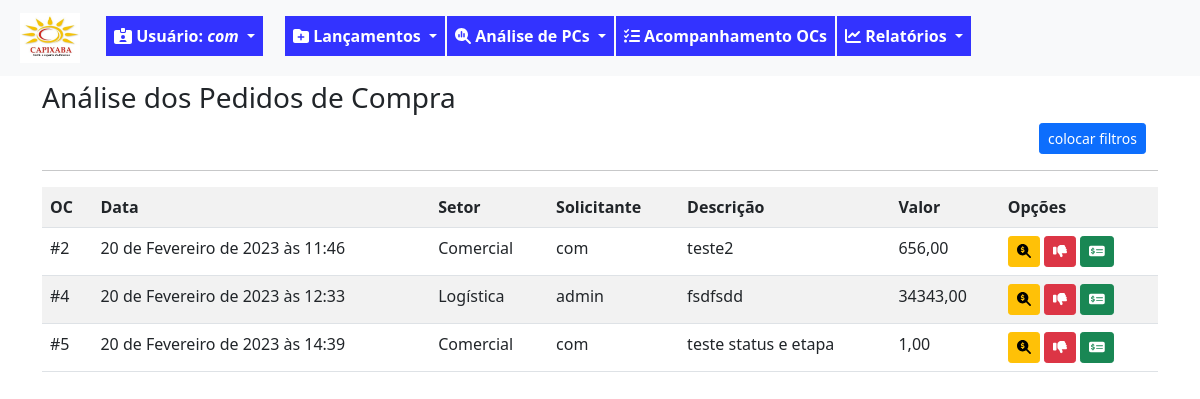
Before: /pc/analise/listar/ (signed in) with the older database file.
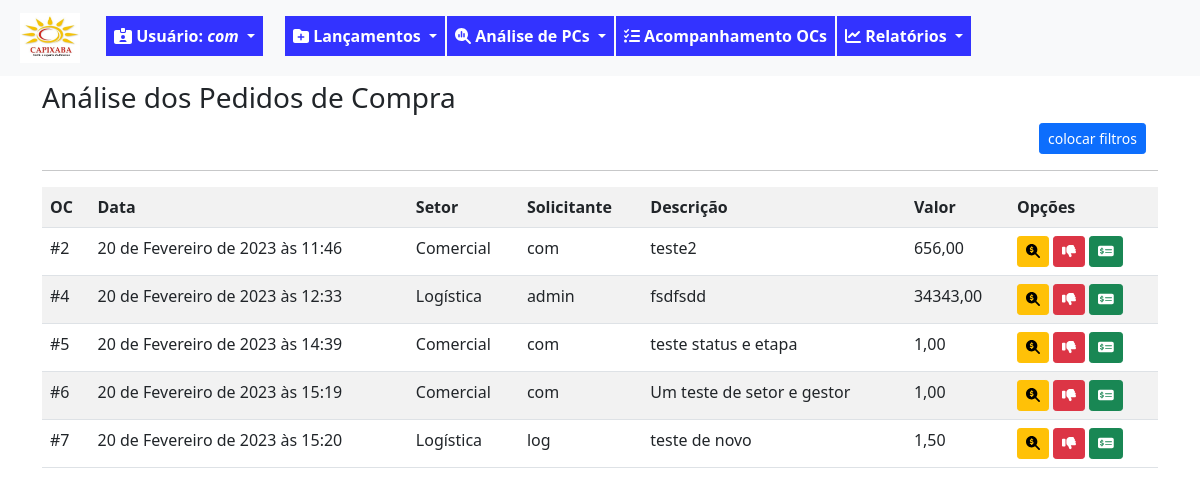
After: the same page with the newer database file.
### fluxo/models.py (models this page shows, shortened)
class PedidoCompra(models.Model):
    SOL = '1'
    APR = '2'
    FIS = '3'
    FIN = '4'
    FIM = '9'
    ETAPAS_CHOICES = [
        (SOL,'Solicitação'),
        (APR,'Aprovação'),
        (FIS,'Fiscal'),
        (FIN,'Financeiro'),
        (FIM,'Finalizada'),
    ]
    ABERTA = 'ABE'
    ANALISE = 'ANL'
    LIBERADA = 'LIB'
    NEGADA = 'NEG'
    CANCELADA = 'CAN'
    STATUS_CHOICES = [
        ('ABE','Aberta'),
        ('ANL','Análise'),
        ('LIB','Liberada'),
        ('NEG','Negada'),
        ('CAN','Cancelada'),
    ]
    data_solic = models.DateTimeField(verbose_name='Data da Solicitação', default=timezone.now)
    usuario_log = models.ForeignKey(User, on_delete=models.PROTECT, verbose_name='Usuário') #deixar este usuário, que herda do padrão django
    setor_oc = models.ForeignKey(Setor, on_delete=models.PROTECT, verbose_name='Setor')
    desc_solic = models.CharField(max_length=100, verbose_name='Descrição do pedido')
    motivo_solic = models.TextField(verbose_name='Motivo do pedido', max_length=1000, help_text='Escreva detalhes da solicitação')
    valor_solic = models.DecimalField(max_digits=9, decimal_places=2, verbose_name='Valor Solicitado')
    anexos = models.FileField(upload_to=anexar_em, blank=True, null=True)  # verificar melhor como se configura, inclusive a constante MEDDIA_ROOT
    data_aprov = models.DateTimeField(verbose_name='Aprovação Diretoria', blank=True, null=True)
    motivo_aprov = models.TextField(verbose_name='Motivo Aprovação', blank=True, max_length=1000, help_text='Escreva detalhes da devolutiva')
    valor_aprov = models.DecimalField(verbose_name='Valor Aprovado', max_digits=9, decimal_places=2, blank=True, null=True)
    data_fin = models.DateTimeField(verbose_name='Liberação Financeiro', blank=True, null=True)
    motivo_fin = models.TextField(verbose_name='Motivo Financeiro', max_length=1000, blank=True, help_text='Escreva detalhes da devolutiva')
    data_fis = models.DateTimeField(verbose_name='Liberação Fiscal', blank=True, null=True)
    motivo_fis = models.TextField(verbose_name='Motivo Fiscal', max_length=1000, blank=True, null=True, help_text='Escreva detalhes da devolutiva')
    etapa_oc = models.CharField(verbose_name='Etapa', choices=ETAPAS_CHOICES, max_length=50, default='1')
    status_oc = models.CharField(verbose_name='Status', choices=STATUS_CHOICES, max_length=50, default='ABE')
    data_fim_oc = models.DateTimeField(verbose_name='Data Encerramento', null=True, blank=True)
    """ atriui a uma variável o nome da classe. Isso pode ser usado em um template para identificar a
    classe que está chamando o formulário e condicionar as ações"""

class Setor(models.Model):
    setor_desc = models.CharField(verbose_name='Setor', max_length=100, unique=True)
    gestor_setor = models.ForeignKey(User, on_delete=models.PROTECT, verbose_name='Gestor', blank=True, null=True)
    def __str__(self):
        return self.setor_desc

### fluxo/views.py (the view)
# urls.py: path('pc/analise/listar/', PCAnaliseList.as_view(), name='lista-analise-pc'),
class PCAnaliseList(GroupRequiredMixin, LoginRequiredMixin,ListView):
    login_url = reverse_lazy('login')
    group_required = u'Aprovador' #ver se consigo colocar mais de um grupo com uma lista, ou dicionario
    model = PedidoCompra
    template_name = 'fluxo/listas/lista-analise-pc.html'

### fluxo/templates/fluxo/listas/lista-analise-pc.html (shortened to what this page needs)
{% extends 'paginas/base.html' %}
{% load static %}
{% block conteudo %}
<h3 style="margin-top: 5px;">Análise dos Pedidos de Compra</h3>
<div class="container container-dir">
    <a href="" class="btn btn-primary btn-sm" title="colocar filtros">
         colocar filtros </a>
</div>
<hr>
<div class="table-responsive">
    <table class="table table-striped">
        <tr>
            <th>OC</th>
            <th>Data</th>
            <th>Setor</th>
            <th>Solicitante</th>
            <th>Descrição</th>
            <th>Valor</th>
            <th>Opções</th>
        </tr>
        {% for pc in object_list %}
        <tr>
            <td>#{{ pc.pk }}</td>
            <td>{{ pc.data_solic }}</td>
            <td>{{ pc.setor_oc }}</td>
            <td>{{ pc.usuario_log }}</td>
            <td>{{ pc.desc_solic }}</td>
            <td>{{ pc.valor_solic }}</td>
            <td>
                <a href="" class="btn btn-warning btn-sm" title="Analisar Pedido de compra"><i class="fa-solid fa-magnifying-glass-dollar"></i></i></a>
                <a href="  " class="btn btn-danger btn-sm" title="Negar Pedido de compra"><i class="fa-solid fa-thumbs-down"></i></a>
                <a href="  " class="btn btn-success btn-sm" title="Enviar para análise"><i class="fa-solid fa-money-check-dollar"></i></a>
            </td>
        </tr>
        {% empty %}
        <tr>
            <td colspan="7">Pedido de Compra não encontrado.</td>
        </tr>
        {% endfor%}
    </table>
</div>
{% endblock conteudo %}

### paginas/templates/paginas/base.html (shortened to what this page needs)
{% load static %}
{% load crispy_forms_tags %}
<!DOCTYPE html>
<html lang="pt-br">
<head>
    <link rel="stylesheet" href="{% static 'css/estilo.css' %}" type="text/css">
    <link rel="stylesheet" href="{% static 'css/bootstrap.min.css' %}" type="text/css">
    <link rel="stylesheet" href="{% static 'css/all.min.css' %}" type="text/css">
</head>
<body class="corpo">
    <header>
        {% block menu %}
        {% if request.user.is_authenticated %}
        <nav class="navbar navbar-expand-lg bg-light">
            <div class="container-fluid">
                <ul class="navbar-nav me-auto mb-lg-0">
                    <li class="nav-item">
                        <a class="navbar-brand nav-link" href="{% url 'index' %}"><img src="{% static 'img/logocpxb.jpeg' %}" width="60" height="50" alt=""></a>
                    </li>
                    <div class="nav-item dropdown mt-2">
                        <a style="color:white; margin-right: 20px;" class="nav-link dropdown-toggle btn-meu-menu" href="#" role="button" data-bs-toggle="dropdown" aria-expanded="false">
                            <i class="fa-solid fa-id-card-clip"></i><span> Usuário: <em>{{ request.user}}</em></span>
                        </a>
                    </div>
                    <div class="nav-item dropdown mt-2">
                        <a style="color:white" class="nav-link dropdown-toggle btn-meu-menu" href="#" role="button" data-bs-toggle="dropdown" aria-expanded="false">
                            <i class="fa-solid fa-folder-plus"></i>
                            <span>Lançamentos</span>
                        </a>
                    </div>
                    <div class="nav-item dropdown mt-2">
                        <a style="color:white" class="nav-link dropdown-toggle btn-meu-menu" href="#" role="button" data-bs-toggle="dropdown" aria-expanded="false">
                            <i class="fa-solid fa-magnifying-glass-chart"></i>
                            <span>Análise de PCs</span>
                        </a>
                    </div>
                    <li class="nav-item mt-2"><a style="color:white" class="nav-link btn-meu-menu" href="{% url 'index' %}">
                        <i class="fa-solid fa-list-check"></i>
                        <span>Acompanhamento OCs</span></a>
                    </li>
                    <div class="nav-item dropdown mt-2">
                        <a style="color:white" class="nav-link dropdown-toggle btn-meu-menu" href="#" role="button" data-bs-toggle="dropdown" aria-expanded="false">
                            <i class="fa-solid fa-chart-line"></i>
                            <span>Relatórios</span>
                        </a>
                    </div>
                </ul>
            </div>
        </nav>
        {% endif %}
        {% endblock menu %}
    </header>
        <div class="container">
        {% block conteudo %}{% endblock conteudo %}
        </div>
</body>
</html>

### static/css/estilo.css (style rules this page uses)
.corpo { margin-bottom: 80px; }
.btn-meu-menu { background-color:rgb(51, 51,255); font-size: medium; font-weight: bold; margin-left: 2px; }
.container-dir { text-align: right; }

Changed rows visible on the page:
added PedidoCompra: pk "6", data_solic "20 de Fevereiro de 2023 às 15:19", setor_oc "Comercial", usuario_log "com", desc_solic "Um teste de setor e gestor", valor_solic "1,00"
added PedidoCompra: pk "7", data_solic "20 de Fevereiro de 2023 às 15:20", setor_oc "Logística", usuario_log "log", desc_solic "teste de novo", valor_solic "1,50"
